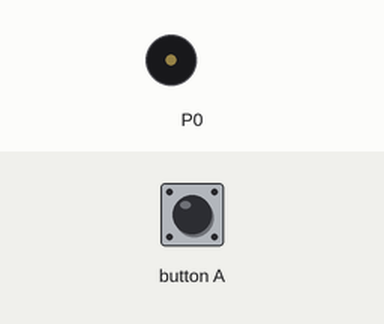
The program below on a simulated BBC micro:bit (MakeCode). Shown: buzzer (waves = sounding). The inputs (shaded band) are chosen by the test bench.

Above: at 1.2 s.
1.3 s: button A pressed for 0.15 s
At 2.59 s:
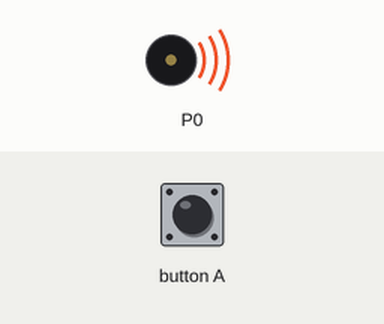
Timing chart, 0 to 10.3 s (numbered marks = the images above; inputs shaded):
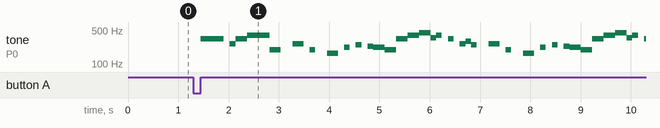

Measured:
- after the input at 1.3 s, tone on P0: plays 330 Hz for 0.45 s, 262 Hz for 0.12 s, 330 Hz for 0.23 s, 392 Hz for 0.45 s, 196 Hz for 0.22 s, 262 Hz for 0.22 s … (36 notes in this stretch), starting after 0.15 s

The program:

main.ts
```typescript
function c () {
    music.playTone(262, music.beat(BeatFraction.Quarter))
    music.playTone(262, music.beat(BeatFraction.Half))
    music.playTone(262, music.beat(BeatFraction.Quarter))
    music.rest(music.beat(BeatFraction.Quarter))
}
function D () {
    c()
    music.playTone(262, music.beat(BeatFraction.Quarter))
    music.playTone(294, music.beat(BeatFraction.Half))
    music.playTone(330, music.beat(BeatFraction.Quarter))
    music.playTone(262, music.beat(BeatFraction.Half))
    music.playTone(220, music.beat(BeatFraction.Quarter))
    music.playTone(196, music.beat(BeatFraction.Whole))
}
function E () {
    music.playTone(330, music.beat(BeatFraction.Quarter))
    music.playTone(330, music.beat(BeatFraction.Half))
    music.playTone(330, music.beat(BeatFraction.Quarter))
    music.rest(music.beat(BeatFraction.Quarter))
    music.playTone(262, music.beat(BeatFraction.Quarter))
    music.playTone(330, music.beat(BeatFraction.Half))
    music.playTone(392, music.beat(BeatFraction.Whole))
    music.playTone(196, music.beat(BeatFraction.Half))
    music.rest(music.beat(BeatFraction.Half))
}
input.onButtonPressed(Button.A, function () {
    E()
    for (let index = 0; index < 2; index++) {
        music.playTone(262, music.beat(BeatFraction.Half))
        music.rest(music.beat(BeatFraction.Quarter))
        music.playTone(196, music.beat(BeatFraction.Quarter))
        music.rest(music.beat(BeatFraction.Half))
        music.playTone(165, music.beat(BeatFraction.Half))
        music.rest(music.beat(BeatFraction.Quarter))
        music.playTone(220, music.beat(BeatFraction.Quarter))
        music.rest(music.beat(BeatFraction.Quarter))
        music.playTone(247, music.beat(BeatFraction.Quarter))
        music.rest(music.beat(BeatFraction.Quarter))
        music.playTone(233, music.beat(BeatFraction.Quarter))
        music.playTone(220, music.beat(BeatFraction.Half))
        music.playTone(196, music.beat(BeatFraction.Half))
        music.playTone(330, music.beat(BeatFraction.Half))
        music.playTone(392, music.beat(BeatFraction.Half))
        music.playTone(440, music.beat(BeatFraction.Half))
        music.playTone(349, music.beat(BeatFraction.Quarter))
        music.playTone(392, music.beat(BeatFraction.Quarter))
        music.rest(music.beat(BeatFraction.Quarter))
        music.playTone(330, music.beat(BeatFraction.Quarter))
        music.rest(music.beat(BeatFraction.Quarter))
        music.playTone(262, music.beat(BeatFraction.Quarter))
        music.playTone(294, music.beat(BeatFraction.Quarter))
        music.playTone(247, music.beat(BeatFraction.Quarter))
        music.rest(music.beat(BeatFraction.Half))
    }
    for (let index = 0; index < 2; index++) {
        a()
        B()
        a()
        music.playTone(523, music.beat(BeatFraction.Quarter))
        music.rest(music.beat(BeatFraction.Quarter))
        music.playTone(523, music.beat(BeatFraction.Quarter))
        music.playTone(523, music.beat(BeatFraction.Half))
        a()
        B()
        music.rest(music.beat(BeatFraction.Half))
        music.playTone(311, music.beat(BeatFraction.Half))
        music.rest(music.beat(BeatFraction.Quarter))
        music.playTone(294, music.beat(BeatFraction.Quarter))
        music.rest(music.beat(BeatFraction.Half))
        music.playTone(262, music.beat(BeatFraction.Whole))
        music.rest(music.beat(BeatFraction.Whole))
    }
    D()
    c()
    music.playTone(262, music.beat(BeatFraction.Quarter))
    music.playTone(294, music.beat(BeatFraction.Quarter))
    music.playTone(330, music.beat(BeatFraction.Quarter))
    music.rest(music.beat(BeatFraction.Whole))
    music.rest(music.beat(BeatFraction.Whole))
    D()
    E()
})
function B () {
    music.playTone(208, music.beat(BeatFraction.Quarter))
    music.playTone(220, music.beat(BeatFraction.Quarter))
    music.playTone(262, music.beat(BeatFraction.Quarter))
    music.rest(music.beat(BeatFraction.Quarter))
    music.playTone(220, music.beat(BeatFraction.Quarter))
    music.playTone(262, music.beat(BeatFraction.Quarter))
    music.playTone(294, music.beat(BeatFraction.Quarter))
}
function a () {
    music.rest(music.beat(BeatFraction.Half))
    music.playTone(392, music.beat(BeatFraction.Quarter))
    music.playTone(370, music.beat(BeatFraction.Quarter))
    music.playTone(349, music.beat(BeatFraction.Quarter))
    music.playTone(311, music.beat(BeatFraction.Half))
    music.playTone(330, music.beat(BeatFraction.Quarter))
    music.rest(music.beat(BeatFraction.Quarter))
}
music.setBuiltInSpeakerEnabled(true)
music.setVolume(255)
music.setTempo(135)
```

test.ts
```typescript
// les tests vont ici ; cela ne sera pas compilé si ce paquet est utilisé en tant qu'extension.
```
